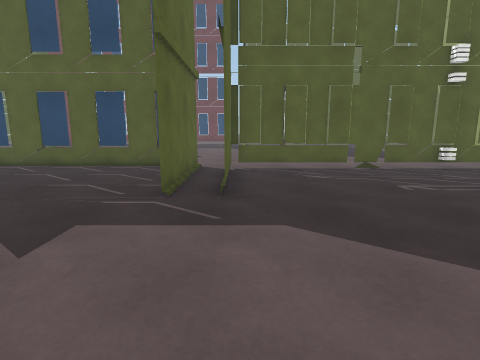
View 1 (above)

17 first-person views from a walk through a scene from a Unity 3-D project. The camera is 1.3 m above the floor, tilts 10° down and sees 80° across. The floor is counted in squares, 1 m on a side. Each view is taken from the middle of a square. On the plan, view 1 faces up. The plan holds only what a view shows up to about 13 squares ahead; the rest is blank. The place goes on beyond the plan. Some surface patterns are stand-ins.

View 2
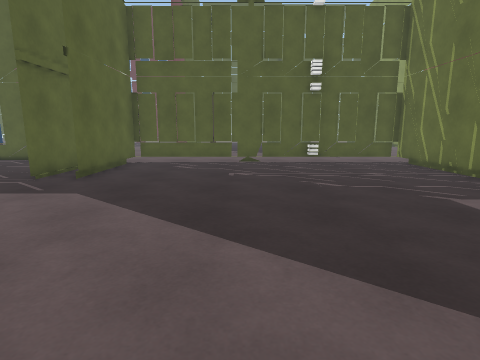

View 3
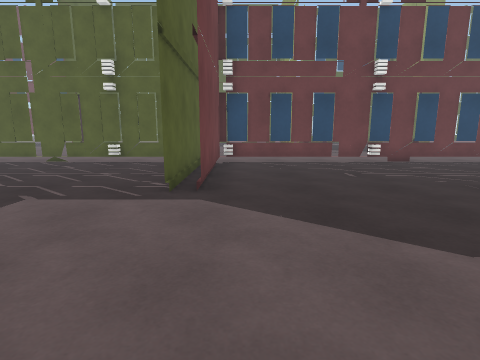

View 4
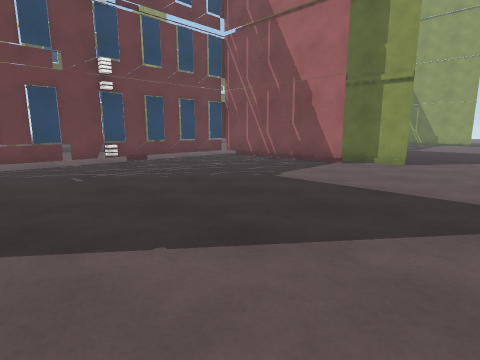

View 5
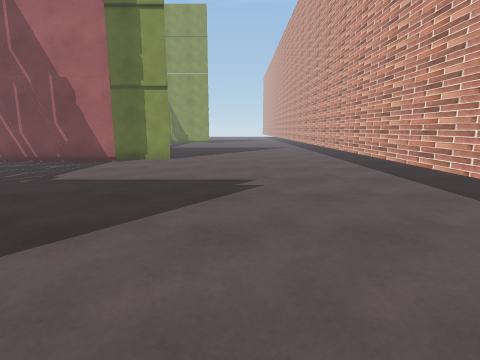

View 6
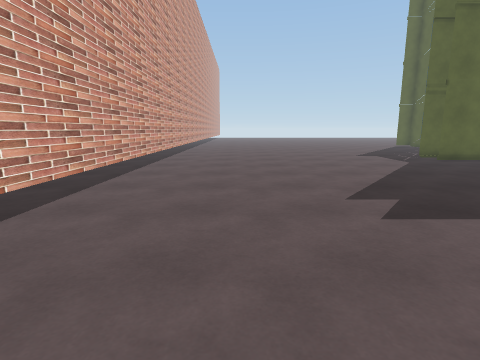

View 7
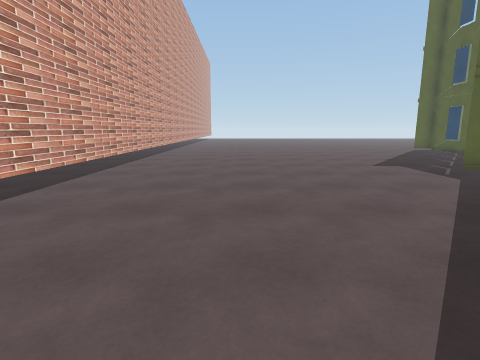

View 8
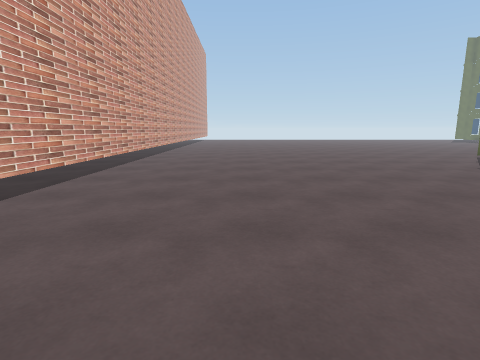

View 9
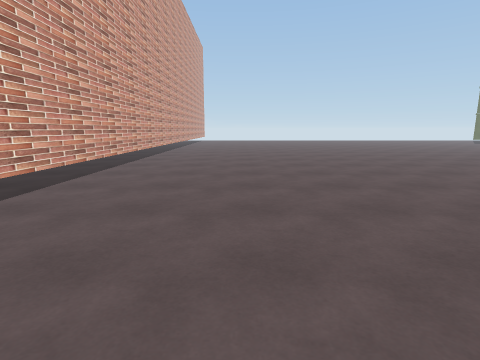

View 10
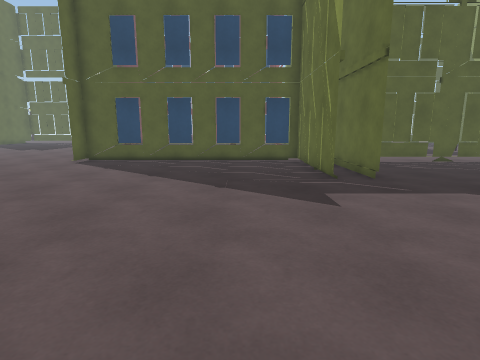

View 11
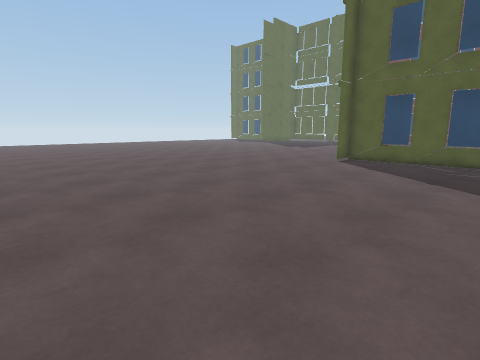

View 12
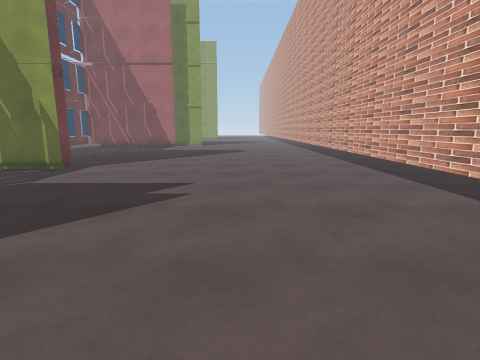

View 13
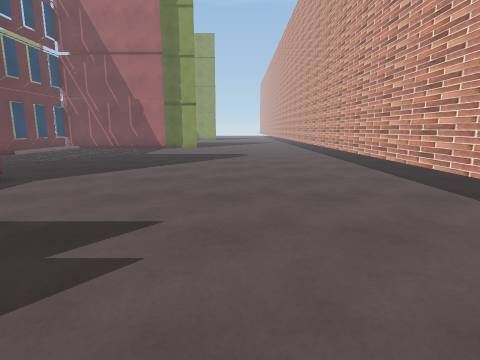

View 14
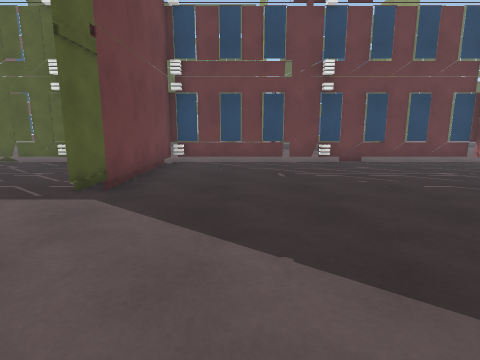

View 15
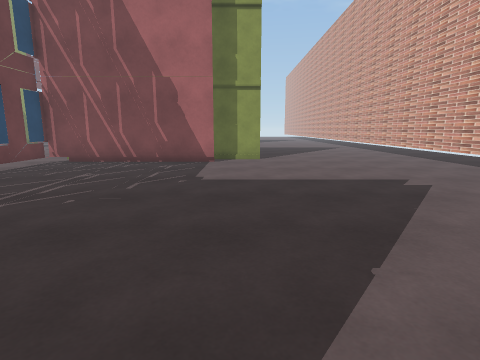

View 16
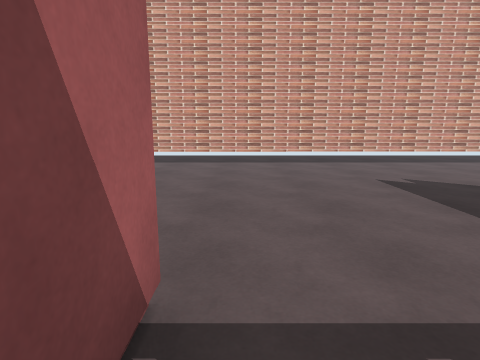

View 17
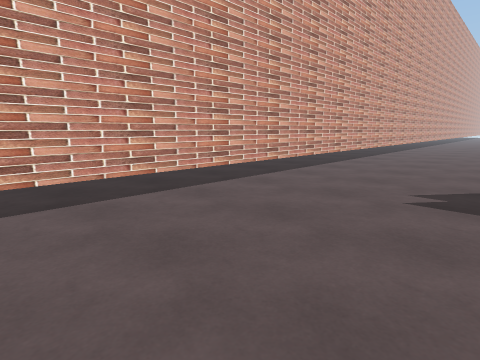

### Floor plan
Key: @ floor where view 1 was taken; # wall or solid block; . floor; B building.
Columns run from 11 left of view 1 to 25 right of it. Each row starts with its distance up from view 1.
 12           ..    ..        ...
 11           .................... ......
 10 BBBBBBBBBB.BBBBBBBBBBBB#############.
  9 .........B.B.........B#............#
  8 .........B.B..........#............#
  7 .........B.B..........#............#
  6 .........B.B..........#............#
  5 ......................#............#
  4 ......................#............##
  3 ...................................##
  2 ....................................#
  1 ....................................#
  0 ...........@.........................
 -1 .....................................
 -2 .....................................
 -3 .....................................
 -4 .....................................
 -5 .....................................
 -6 #####################################

Where each view was taken, in squares from view 1:
view 1: 0 up, 0 right, facing up
view 2: 2 down, 4 right, facing up
view 3: 2 down, 12 right, facing up
view 4: 2 down, 13 right, facing up-right
view 5: 2 down, 12 right, facing right
view 6: 3 down, 12 right, facing left
view 7: 2 down, 8 right, facing left
view 8: 2 down, 3 right, facing left
view 9: 2 down, 0 right, facing left
view 10: 2 down, 4 left, facing up
view 11: 2 down, 5 left, facing up-left
view 12: 2 down, 1 right, facing right
view 13: 2 down, 4 right, facing right
view 14: 2 down, 14 right, facing up
view 15: 2 up, 12 right, facing right
view 16: 5 up, 23 right, facing down
view 17: 1 down, 25 right, facing down-left
